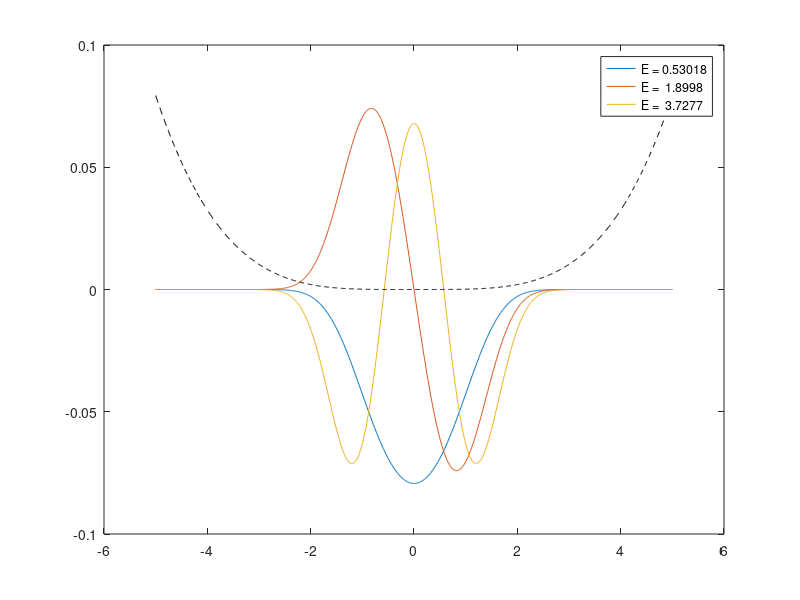

The MATLAB source for this figure:
%****************************************************************
% Program 4: Find several lowest eigenmodes V(x) and
% eigenenergies E of 1D Schrodinger equation
%         -1/2*hbar^2/m(d2/dx2)V(x) + U(x)V(x) = EV(x)
% for arbitrary potentials U(x)
%****************************************************************
% Parameters for solving problem in the interval -L < x < L
L = 5;                      % Interval Length
N = 1000;                   % No of points
x = linspace(-L,L,N)';      % Coordinate vector
dx = x(2) - x(1);           % Coordinate step

% POTENTIAL, choose one or make your own
% U = 1/2*100*x.^(2);         % quadratic harmonic oscillator potential
U = 1/2*x.^(4);             % quartic potential

% Finite square well of width 2w and depth given
% w = L/50;
% U = -500*(heaviside(x+w)-heaviside(x-w));

% Two finite square wells of width 2w and distance 2a apart
% w = L/50; a=3*w;
% U = -200*(heaviside(x+w-a) - heaviside(x-w-a) ...
%              + heaviside(x+w+a) - heaviside(x-w+a));

% Three-point finite-difference representation of Laplacian
% using sparse matrices, where you save memory by only
% storing non-zero matrix elements
e = ones(N,1); 
Lap = spdiags([e -2*e e],[-1 0 1], N, N)/dx^2;

% Total Hamiltonian
hbar = 1; m = 1;      % constants for Hamiltonian
H = -1/2*(hbar^2/m)*Lap + spdiags(U,0,N,N);

% Find lowest nmodes eigenvectors and eigenvalues of sparsematrix
nmodes = 3; 
options.disp = 0;
[V,E] = eigs(H, nmodes, 'sa', options);   % find eigs
[E,ind] = sort(diag(E));                  % convert E to vector and sort low to high
V = V(:,ind);                             % rearrange corresponding eigenvectors

% Generate plot of lowest energy eigenvectors V(x) and U(x)
Usc = U*max(abs(V(:)))/max(abs(U));       % rescale U for plotting
plot(x,V,x,Usc,'--k');                    % plot V(x) and rescaled U(x)
% Add legend showing Energy of plotted V(x)
lgnd_str = [repmat('E = ',nmodes,1),num2str(E)];
legend(lgnd_str)                % place lengend string on plot
shg